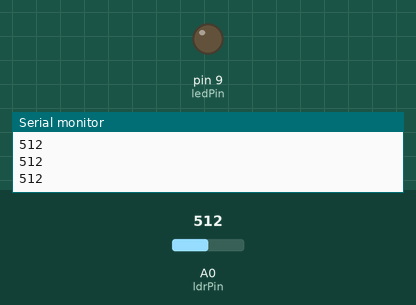
The sketch below on a simulated Arduino Uno, built with avr-gcc and run on an emulated ATmega328P. Parts: output pins drawn as LEDs (lit = HIGH), the last lines printed to the serial monitor. The test bench sets the inputs (shaded band); at power-on: A0 (ldrPin) = 512.

Above: at 1.2 s.
1.3 s: A0 (ldrPin) set to 492
At 2.4 s:
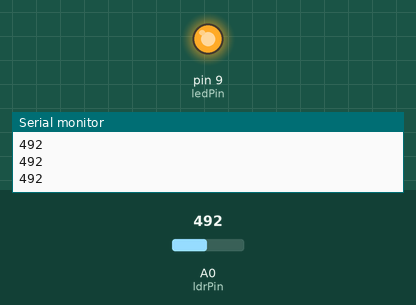
2.8 s: A0 (ldrPin) set to 510
At 3.7 s:
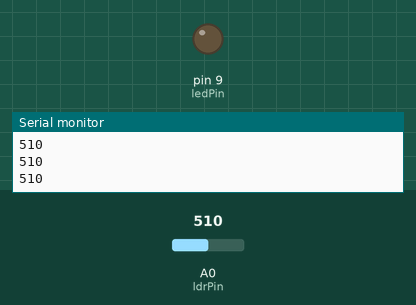
4.3 s: A0 (ldrPin) set to 490
At 5.0 s:
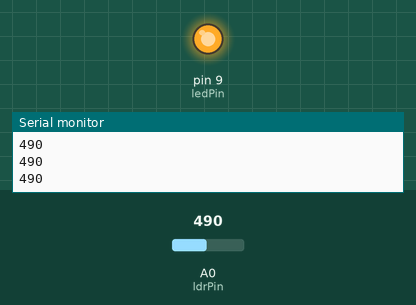
Timing chart, 0 to 7.3 s (numbered marks = the images above; inputs shaded):
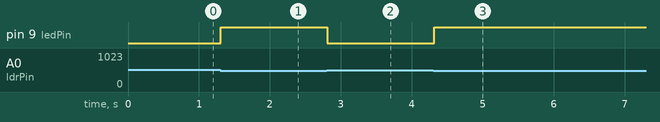

The sketch:

lab071.ino
```cpp
int ldrPin = A0;  // Pino analógico onde o fotorresistor está conectado
int ledPin = 9;   // Pino digital onde o LED está conectado
int ldrValue;     // Variável para armazenar a leitura do fotorresistor

void setup() {
  pinMode(ledPin, OUTPUT);  // Configura o pino do LED como saída
  Serial.begin(9600);       // Inicializa a comunicação serial para depuração
}

void loop() {
  ldrValue = analogRead(ldrPin); // Lê o valor do fotorresistor
  Serial.println(ldrValue);      // Imprime o valor lido para o monitor serial

  if (ldrValue < 500) {          // Se o valor lido for menor que 500 (ajuste conforme necessário)
    digitalWrite(ledPin, HIGH);  // Acende o LED
  } else {
    digitalWrite(ledPin, LOW);   // Apaga o LED
  }

  delay(100);  // Aguarda 100 ms antes de fazer a próxima leitura
}
```

Measured:
- the behaviour switches between 500 and 499 on A0 (ldrPin) (found by bisection; images 0 and 1)
- after the input at 1.3 s, pin 9 (ledPin): LOW → HIGH at once
- after the input at 2.8 s, pin 9 (ledPin): HIGH → LOW at once
- after the input at 4.3 s, pin 9 (ledPin): LOW → HIGH at once
